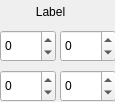
<?xml version="1.0" encoding="UTF-8"?>
<ui version="4.0">
 <class>Form</class>
 <widget class="QWidget" name="Form">
  <property name="geometry">
   <rect>
    <x>0</x>
    <y>0</y>
    <width>115</width>
    <height>102</height>
   </rect>
  </property>
  <property name="minimumSize">
   <size>
    <width>115</width>
    <height>102</height>
   </size>
  </property>
  <property name="maximumSize">
   <size>
    <width>125</width>
    <height>106</height>
   </size>
  </property>
  <property name="windowTitle">
   <string>Form</string>
  </property>
  <widget class="QLabel" name="name">
   <property name="geometry">
    <rect>
     <x>-10</x>
     <y>0</y>
     <width>121</width>
     <height>23</height>
    </rect>
   </property>
   <property name="text">
    <string>Label</string>
   </property>
   <property name="alignment">
    <set>Qt::AlignCenter</set>
   </property>
  </widget>
  <widget class="QSpinBox" name="valX">
   <property name="geometry">
    <rect>
     <x>0</x>
     <y>30</y>
     <width>56</width>
     <height>32</height>
    </rect>
   </property>
   <property name="minimum">
    <number>-1000</number>
   </property>
   <property name="maximum">
    <number>1000</number>
   </property>
  </widget>
  <widget class="QSpinBox" name="valY">
   <property name="geometry">
    <rect>
     <x>60</x>
     <y>30</y>
     <width>56</width>
     <height>32</height>
    </rect>
   </property>
   <property name="minimum">
    <number>-1000</number>
   </property>
   <property name="maximum">
    <number>1000</number>
   </property>
  </widget>
  <widget class="QSpinBox" name="valWidth">
   <property name="geometry">
    <rect>
     <x>0</x>
     <y>70</y>
     <width>56</width>
     <height>32</height>
    </rect>
   </property>
   <property name="minimum">
    <number>-1000</number>
   </property>
   <property name="maximum">
    <number>1000</number>
   </property>
  </widget>
  <widget class="QSpinBox" name="valHeight">
   <property name="geometry">
    <rect>
     <x>60</x>
     <y>70</y>
     <width>56</width>
     <height>32</height>
    </rect>
   </property>
   <property name="minimum">
    <number>-1000</number>
   </property>
   <property name="maximum">
    <number>1000</number>
   </property>
  </widget>
 </widget>
 <resources/>
 <connections/>
</ui>
